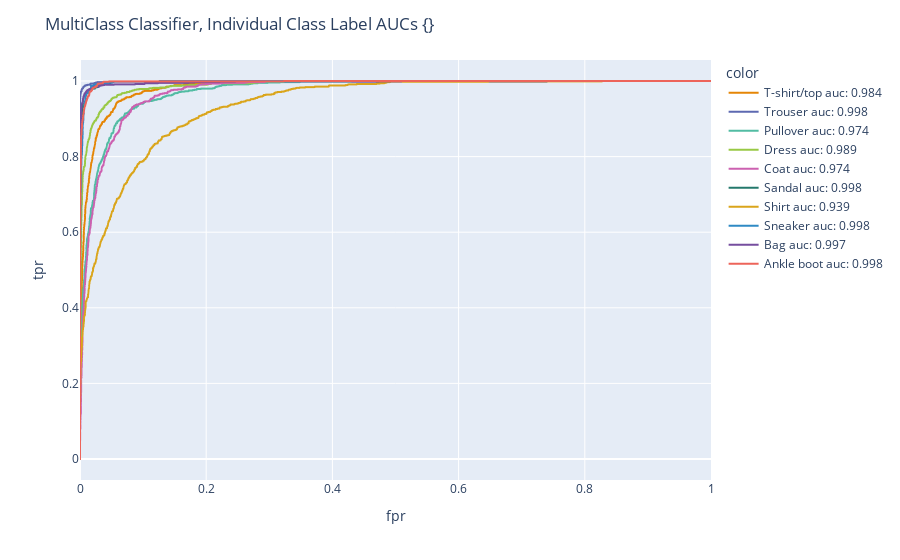

Source (notebook cell):
### Code cell
fig = px.line(auc_curves, x="fpr", y="tpr",color=list(auc_curves.index), 
              color_discrete_sequence=px.colors.qualitative.Vivid)

fig.update_layout(
    title={
        'text': "MultiClass Classifier, Individual Class Label AUCs {}"})


fig.show()

### Figure 1 — Plotly figure (JSON) as saved in the notebook; plotly's stock layout.template omitted (floating-point values rounded to 4 significant figures; data arrays with more than 128 entries replaced by an {"elided": "..."} marker saying what was removed)
{"data": [{"hovertemplate": "color=T-shirt/top auc: 0.984<br>fpr=%{x}<br>tpr=%{y}<extra></extra>", "legendgroup": "T-shirt/top auc: 0.984", "line": {"color": "rgb(229, 134, 6)", "dash": "solid"}, "mode": "lines", "name": "T-shirt/top auc: 0.984", "showlegend": true, "type": "scattergl", "x": {"elided": "870 float values"}, "xaxis": "x", "y": {"elided": "870 float values"}, "yaxis": "y"}, {"hovertemplate": "color=Trouser auc: 0.998<br>fpr=%{x}<br>tpr=%{y}<extra></extra>", "legendgroup": "Trouser auc: 0.998", "line": {"color": "rgb(93, 105, 177)", "dash": "solid"}, "mode": "lines", "name": "Trouser auc: 0.998", "showlegend": true, "type": "scattergl", "x": {"elided": "448 float values"}, "xaxis": "x", "y": {"elided": "448 float values"}, "yaxis": "y"}, {"hovertemplate": "color=Pullover auc: 0.974<br>fpr=%{x}<br>tpr=%{y}<extra></extra>", "legendgroup": "Pullover auc: 0.974", "line": {"color": "rgb(82, 188, 163)", "dash": "solid"}, "mode": "lines", "name": "Pullover auc: 0.974", "showlegend": true, "type": "scattergl", "x": {"elided": "1057 float values"}, "xaxis": "x", "y": {"elided": "1057 float values"}, "yaxis": "y"}, {"hovertemplate": "color=Dress auc: 0.989<br>fpr=%{x}<br>tpr=%{y}<extra></extra>", "legendgroup": "Dress auc: 0.989", "line": {"color": "rgb(153, 201, 69)", "dash": "solid"}, "mode": "lines", "name": "Dress auc: 0.989", "showlegend": true, "type": "scattergl", "x": {"elided": "572 float values"}, "xaxis": "x", "y": {"elided": "572 float values"}, "yaxis": "y"}, {"hovertemplate": "color=Coat auc: 0.974<br>fpr=%{x}<br>tpr=%{y}<extra></extra>", "legendgroup": "Coat auc: 0.974", "line": {"color": "rgb(204, 97, 176)", "dash": "solid"}, "mode": "lines", "name": "Coat auc: 0.974", "showlegend": true, "type": "scattergl", "x": {"elided": "1035 float values"}, "xaxis": "x", "y": {"elided": "1035 float values"}, "yaxis": "y"}, {"hovertemplate": "color=Sandal auc: 0.998<br>fpr=%{x}<br>tpr=%{y}<extra></extra>", "legendgroup": "Sandal auc: 0.998", "line": {"color": "rgb(36, 121, 108)", "dash": "solid"}, "mode": "lines", "name": "Sandal auc: 0.998", "showlegend": true, "type": "scattergl", "x": {"elided": "853 float values"}, "xaxis": "x", "y": {"elided": "853 float values"}, "yaxis": "y"}, {"hovertemplate": "color=Shirt auc: 0.939<br>fpr=%{x}<br>tpr=%{y}<extra></extra>", "legendgroup": "Shirt auc: 0.939", "line": {"color": "rgb(218, 165, 27)", "dash": "solid"}, "mode": "lines", "name": "Shirt auc: 0.939", "showlegend": true, "type": "scattergl", "x": {"elided": "1210 float values"}, "xaxis": "x", "y": {"elided": "1210 float values"}, "yaxis": "y"}, {"hovertemplate": "color=Sneaker auc: 0.998<br>fpr=%{x}<br>tpr=%{y}<extra></extra>", "legendgroup": "Sneaker auc: 0.998", "line": {"color": "rgb(47, 138, 196)", "dash": "solid"}, "mode": "lines", "name": "Sneaker auc: 0.998", "showlegend": true, "type": "scattergl", "x": {"elided": "1146 float values"}, "xaxis": "x", "y": {"elided": "1146 float values"}, "yaxis": "y"}, {"hovertemplate": "color=Bag auc: 0.997<br>fpr=%{x}<br>tpr=%{y}<extra></extra>", "legendgroup": "Bag auc: 0.997", "line": {"color": "rgb(118, 78, 159)", "dash": "solid"}, "mode": "lines", "name": "Bag auc: 0.997", "showlegend": true, "type": "scattergl", "x": {"elided": "310 float values"}, "xaxis": "x", "y": {"elided": "310 float values"}, "yaxis": "y"}, {"hovertemplate": "color=Ankle boot auc: 0.998<br>fpr=%{x}<br>tpr=%{y}<extra></extra>", "legendgroup": "Ankle boot auc: 0.998", "line": {"color": "rgb(237, 100, 90)", "dash": "solid"}, "mode": "lines", "name": "Ankle boot auc: 0.998", "showlegend": true, "type": "scattergl", "x": {"elided": "968 float values"}, "xaxis": "x", "y": {"elided": "968 float values"}, "yaxis": "y"}], "layout": {"legend": {"title": {"text": "color"}, "tracegroupgap": 0}, "margin": {"t": 60}, "title": {"text": "MultiClass Classifier, Individual Class Label AUCs {}"}, "xaxis": {"anchor": "y", "domain": [0, 1], "title": {"text": "fpr"}}, "yaxis": {"anchor": "x", "domain": [0, 1], "title": {"text": "tpr"}}}}
